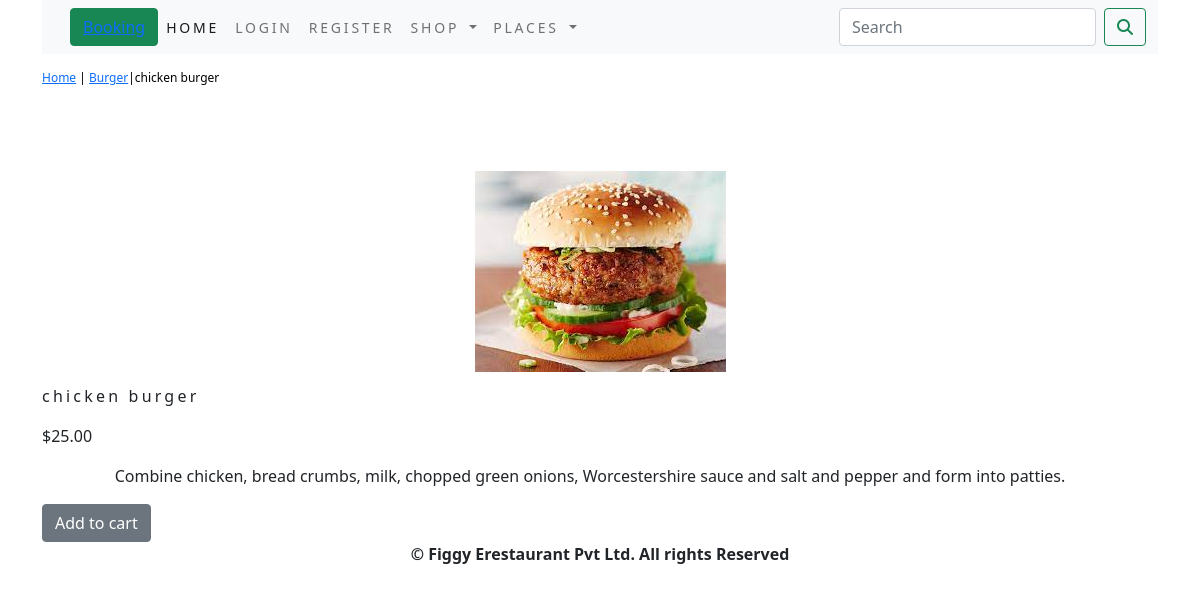
Screenshot of /burger/chicken-burger/ with the database file from the repository.
### figgyapp/models.py (models this page shows, shortened)
class Product(models.Model):
        name = models.CharField(max_length=250, unique=True)
        slug = models.SlugField(max_length=250, unique=True)
        description = models.TextField(blank=True)
        price = models.DecimalField(max_digits=10, decimal_places=2)
        category = models.ForeignKey(Category, on_delete=models.CASCADE)
        image = models.ImageField(upload_to='product', blank=True)
        available = models.BooleanField(default=True)
        created = models.DateTimeField(auto_now_add=True)
        updated = models.DateTimeField(auto_now=True)
        class Meta:
            ordering = ('name',)
            verbose_name = 'product'
            verbose_name_plural = 'products'

class Category(models.Model):
    name = models.CharField(max_length=250, unique=True)
    slug = models.SlugField(max_length=250, unique=True)
    description = models.TextField(blank=True)
    image = models.ImageField(upload_to='category', blank=True)
    class Meta:
        ordering=('name',)
        verbose_name='category'
        verbose_name_plural='categories'
    def get_url(self):
        return reverse('figgyapp:products_by_category',args=[self.slug])
    def __str__(self):
            return '{}'.format(self.name)

### figgyapp/views.py (the view)
# urls.py: path('<slug:c_slug>/<slug:product_slug>/',views.proDetail,name='prodCatdetail'),
def proDetail(request,c_slug,product_slug):
    try:
        product=Product.objects.get(category__slug=c_slug,slug=product_slug)
    except Exception as e:
        raise e
    return render(request,'product.html',{'product':product})

### cart/context_processors.py (called while the page is built)
def counter(request):
    item_count=0
    if 'admin' in request.path:
        return {}
    else:
        try:
            cart=Cart.objects.filter(cart_id=_cart_id(request))
            car_items=CartItem.objects.all().filter(cart=cart[:1])
            for cart_item in car_items:
                item_count += cart_item.quantity
        except Cart.DoesNotExist:
            item_count =0
    return dict(item_count=item_count)

### cart/views.py (called while the page is built)
def _cart_id(request):
    cart = request.session.session_key
    if not cart:
        cart = request.session.create()
    return cart

### figgyapp/context_processors.py (called while the page is built)
def menu_links(request):
    links=Category.objects.all()
    return dict(links=links)

### templates/product.html (shortened to what this page needs)
{% extends 'base.html' %}
{% load static %}
{% block content %}
<div class="row my_prod_row_class">
    <div class="mx_auto">
        <p><a href="{% url 'figgyapp:allProdCat' %}">Home</a> | <a href="{{product.category.get_url}}">{{product.category}}</a>|{{product.name}}</p>
    </div>
</div>
<br>
<br>
<div class="row">
    <div class="col-sm-12 col-sm-12 col-sm-12 col-sm-12 text-center">
        <div style="min-width:18rem;">
            <img src="{{product.image.url}}" alt="{{product.name}}">
        </div>
    </div>
    <div class="col-sm-12 col-sm-12 col-sm-12 col-sm-12">
        <div>
            <h1 class="my_prod_title">{{product.name}}</h1>
            <p>${{product.price}}</p>
            <p class="text-center my_prod_text">{{product.description}}</p>
            <a class="btn btn-secondary" href="{% url 'cart:add_cart' product.id %}">Add to cart</a>
        </div>
        </div>
    </div>
    </div>
{% endblock %}

### static/css/custom.css (style rules this page uses)
body { font-family: 'Alfa Slab One', cursive; display:flex; flex-direction:column; height:100%; }
.my_prod_row_class { padding-top:15px; padding-bottom:20px; }
.my_prod_row_class .mx_auto { color:#000; font-size:12px; text-decoration:none; }
.my_prod_title { font-size:16px; text_transform:uppercase; letter-spacing:.2em; padding-top:15px; padding-bottom:10px; }
.my_prod_text { padding-right:20px; }

### rows the page displays
Product: category "Burger", name "chicken burger", image (picture), price "25.00", description "Combine chicken, bread crumbs, milk, chopped green onions, Worcestershire sauce and salt and pepper and form into patties."
